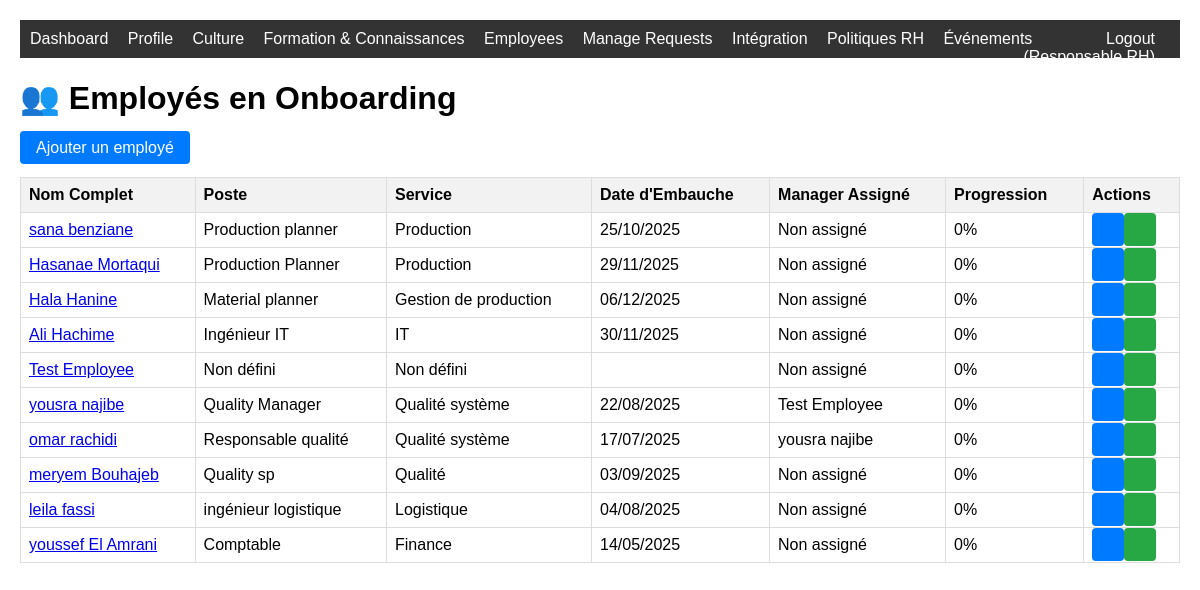
Before: /onboarding/employees/ (signed in) with the older database file.
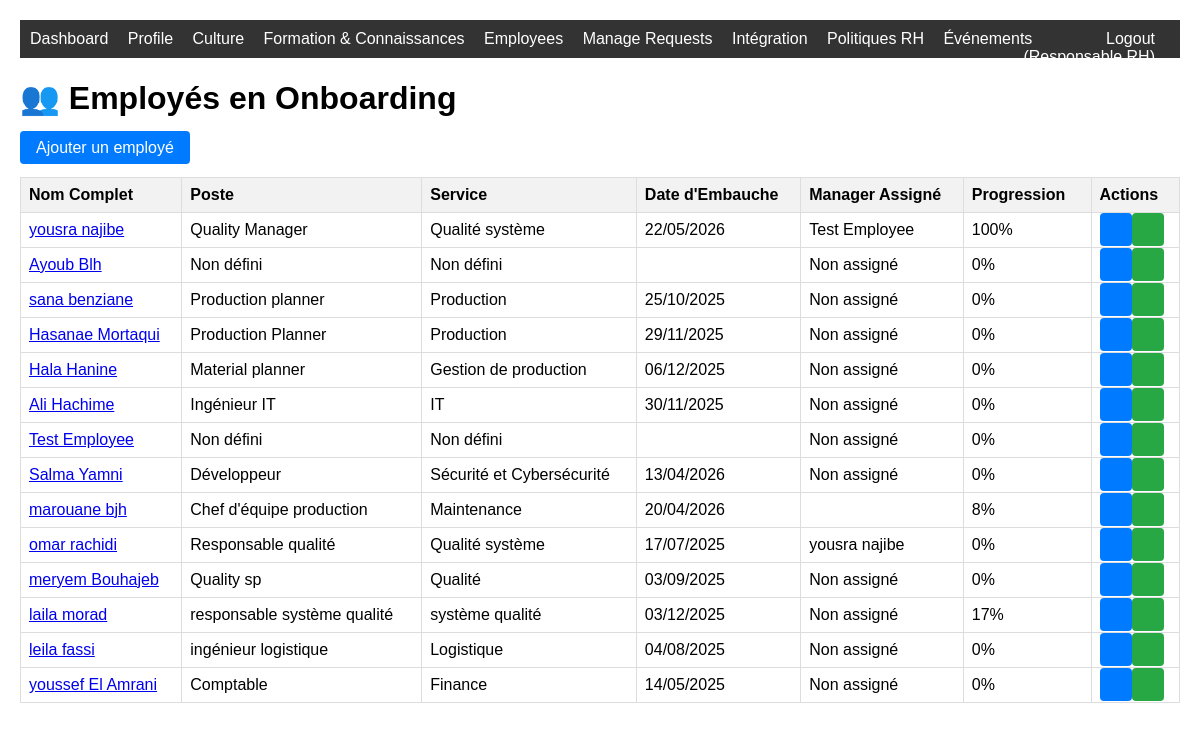
After: the same page with the newer database file.
### employees/models.py (models this page shows, shortened)
class Employee(models.Model):
    user = models.OneToOneField(settings.AUTH_USER_MODEL, on_delete=models.CASCADE, related_name='employee_profile')
    matricule = models.CharField(max_length=30, unique=True)
    poste = models.CharField(max_length=100, blank=True)
    service = models.CharField(max_length=100, blank=True)
    department = models.ForeignKey(Department, on_delete=models.SET_NULL, null=True, blank=True, related_name='employees')
    date_embauche = models.DateField(null=True, blank=True)
    statut = models.CharField(max_length=50, default='actif')
    photo = models.ImageField(upload_to='employees/photos/', blank=True, null=True)
    onboarding_status = models.CharField(max_length=20, choices=[
        ('not_started', 'Non commencé'),
        ('in_progress', 'En cours'),
        ('completed', 'Terminé')
    ], default='not_started')
    assigned_manager = models.ForeignKey('self', on_delete=models.SET_NULL, null=True, blank=True, related_name='managed_employees')
    @property
    def onboarding_progress(self):
        total_items = self.onboarding_checklist.count()
        if total_items == 0:
            return 0
        completed_items = self.onboarding_checklist.filter(is_completed=True).count()
        progress = round((completed_items / total_items) * 100)
        if progress == 0:
            self.onboarding_status = 'not_started'
        elif progress == 100:
            self.onboarding_status = 'completed'
        else:
            self.onboarding_status = 'in_progress'
        self.save(update_fields=['onboarding_status'])
        return progress

### core/models.py (models this page shows, shortened)
class User(AbstractUser):
    ROLE_CHOICES = [
        ('employee', 'Employee'),
        ('hr_manager', 'Responsable RH'),
        ('hr_director', 'HR Director'),
        ('administrator', 'Administrator'),
    ]
    phone = models.CharField(max_length=20, blank=True, null=True)
    role = models.CharField(max_length=20, choices=ROLE_CHOICES, default='employee')

### onboarding/views.py (the view)
# urls.py: path('employees/', views.employee_onboarding_list, name='employee_onboarding_list'),
@user_passes_test(is_hr_manager_or_director)
def employee_onboarding_list(request):
    employees = Employee.objects.filter(onboarding_plan__isnull=False).distinct()
    return render(request, 'onboarding/employee_list.html', {'employees': employees})

### onboarding/views.py (called while the page is built)
def is_hr_manager_or_director(user):
    return user.role in ['hr_manager', 'hr_director']

### templates/onboarding/employee_list.html (shortened to what this page needs)
{% extends 'base.html' %}
{% block content %}
<div class="container-fluid py-4">
    <div class="row mb-4">
        <div class="col-12">
            <div class="d-flex justify-content-between align-items-center">
                <h1 class="h3 mb-0">👥 Employés en Onboarding</h1>
                <a href="{% url 'select_employee_for_onboarding' %}" class="btn btn-primary">
                     Ajouter un employé
                </a>
            </div>
        </div>
    </div>
    <div class="card shadow">
        <div class="card-body">
            <div class="table-responsive">
                <table class="table table-bordered">
                    <thead>
                        <tr>
                            <th>Nom Complet</th>
                            <th>Poste</th>
                            <th>Service</th>
                            <th>Date d'Embauche</th>
                            <th>Manager Assigné</th>
                            <th>Progression</th>
                            <th>Actions</th>
                        </tr>
                    </thead>
                    <tbody>
                        {% for employee in employees %}
                        <tr>
                            <td>
                                <a href="{% url 'employee_onboarding_detail' employee.pk %}" class="text-decoration-none">
                                    {{ employee.user.get_full_name }}
                                </a>
                            </td>
                            <td>{{ employee.poste }}</td>
                            <td>{{ employee.service }}</td>
                            <td>{{ employee.date_embauche|date:"d/m/Y" }}</td>
                            <td>
                                {% if employee.assigned_manager %}
                                    {{ employee.assigned_manager.user.get_full_name }}
                                {% else %}
                                    <span class="text-muted">Non assigné</span>
                                {% endif %}
                            </td>
                            <td>
                                <div class="d-flex align-items-center">
                                    <span class="font-weight-bold">{{ employee.onboarding_progress }}%</span>
                                </div>
                            </td>
                            <td>
                                <div class="btn-group" role="group">
                                    <a href="{% url 'employee_onboarding_detail' employee.pk %}" class="btn btn-sm btn-info" title="Voir détails">
                                    </a>
                                    <a href="{% url 'checklist_view' employee.pk %}" class="btn btn-sm btn-success" title="Checklist">
                                    </a>
                                </div>
                            </td>
                        </tr>
                        {% empty %}
                        <tr>
                            <td colspan="7" class="text-center text-muted">Aucun employé en onboarding</td>
                        </tr>
                        {% endfor %}
                    </tbody>
                </table>
            </div>
        </div>
    </div>
</div>
{% endblock %}

Changed rows visible on the page:
changed Employee "Quality Manager": date_embauche "22/08/2025" → "22/05/2026"; onboarding_progress "0" → "100"; moves up the list
added Employee: user.get_full_name "Ayoub Blh", poste "Non défini", service "Non défini", shows "Non assigné", onboarding_progress "0"
added Employee: user.get_full_name "Salma Yamni", poste "Développeur", service "Sécurité et Cybersécurité", date_embauche "13/04/2026", shows "Non assigné", onboarding_progress "0"
added Employee: user.get_full_name "marouane bjh", poste "Chef d'équipe production", service "Maintenance", date_embauche "20/04/2026", onboarding_progress "8"
now on this page (row edited): Employee: user.get_full_name "laila morad", poste "responsable système qualité", service "système qualité", date_embauche "03/12/2025", shows "Non assigné", onboarding_progress "17"
